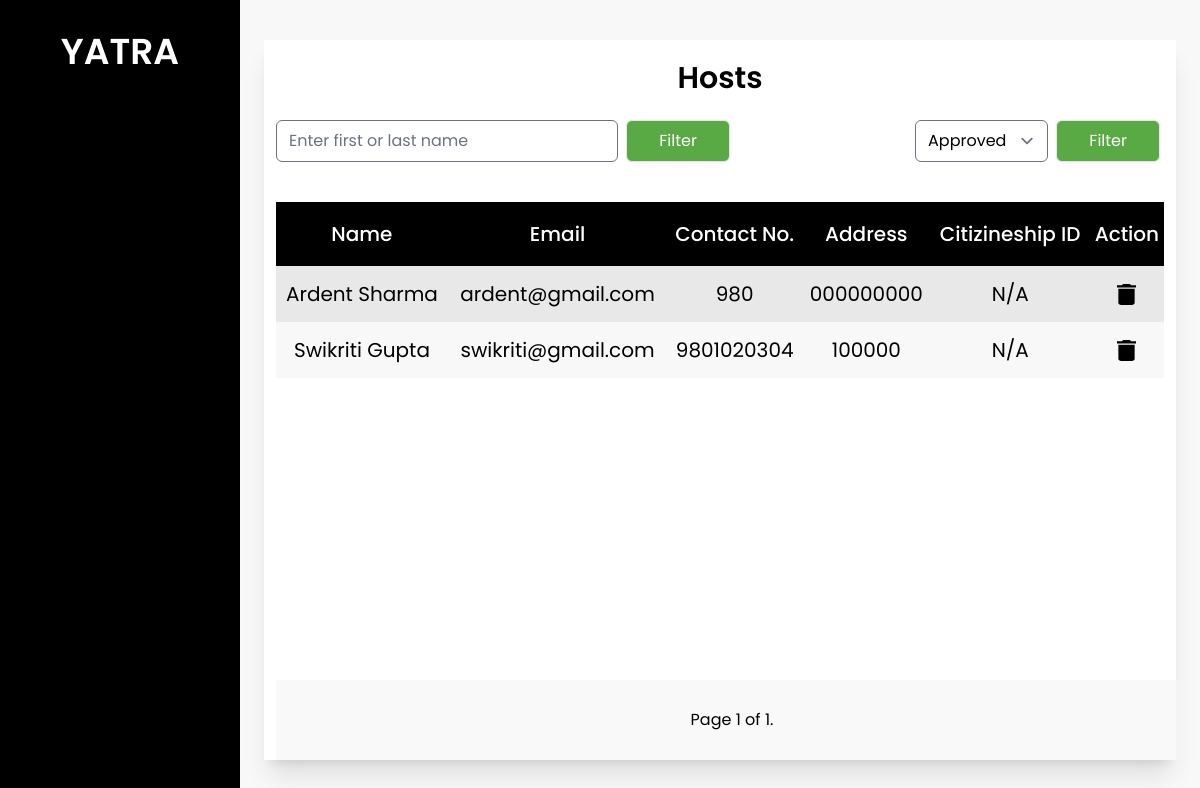
The page /hosts_admin/ on the database as committed earlier.
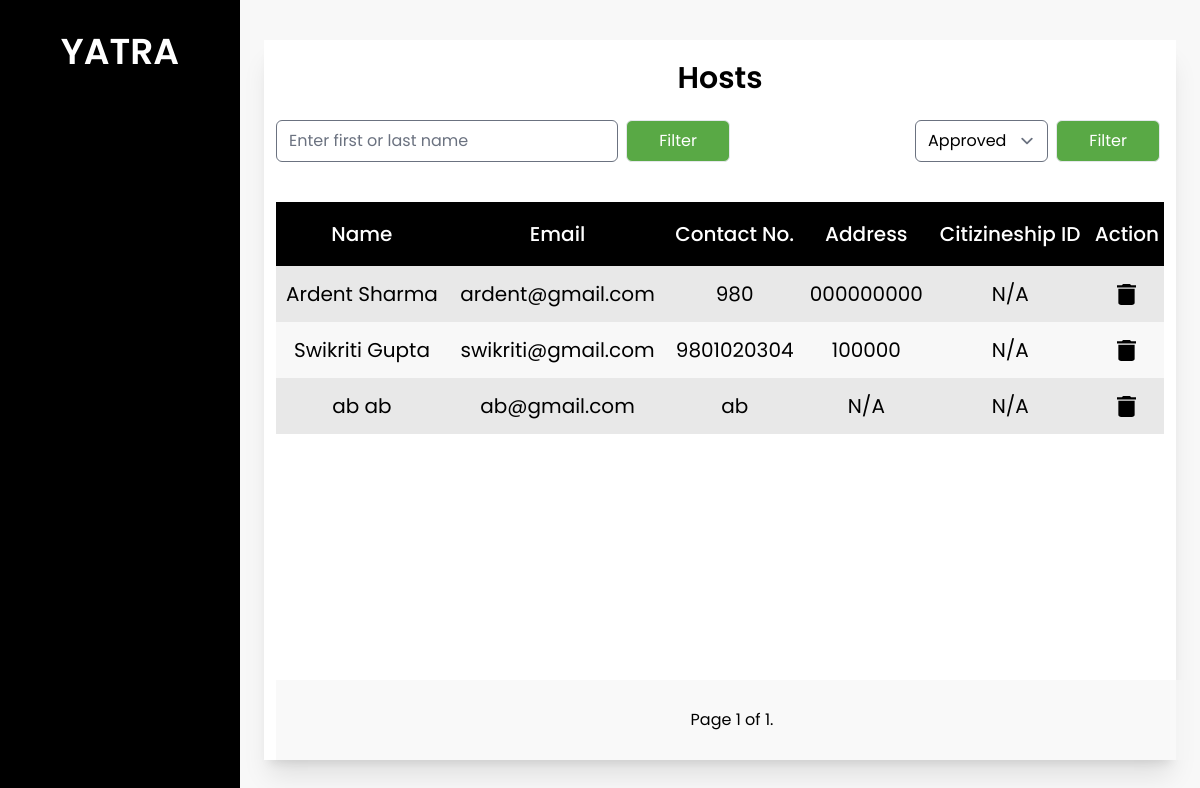
The same page on the database as committed later.
### base/models.py (models this page shows, shortened)
class Host(models.Model):
    user = models.OneToOneField(User, on_delete=models.CASCADE, related_name="host")
    first_name = models.CharField(max_length=25)
    last_name = models.CharField(max_length=25)
    email = models.EmailField()
    phone_number = models.CharField(max_length=10)
    address = models.CharField(max_length=100, null= True, blank=True)
    citizenship_id = models.CharField(max_length=20, null= True, blank=True)
    citizenship = models.ImageField(upload_to='host/profile', default='default_photo.jpg')
    pic = models.ImageField(upload_to='host/profile', default='default_profile.jpg')
    is_approved = models.CharField(max_length=10, choices=status, default="Pending")
    is_blocked = models.BooleanField(default=False)

### base/views.py (the view)
# urls.py: path('hosts_admin/', views.hosts_admin, name='hosts_admin'),
def hosts_admin(request):
    nameform = UserFilterForm(request.GET or None)
    if nameform.is_valid():
        hosts = nameform.filter_users(Host.objects.all())
    else:
        hosts = Host.objects.filter(is_approved="Approved")
    statusform = UserFilterStatusForm(request.GET or None)
    if statusform.is_valid():
        hosts = statusform.filter_users(hosts)
    else:
        hosts = hosts.filter(is_approved="Approved")
    paginator = Paginator(hosts, 6)
    page_number = request.GET.get('page')
    try:
        page_obj = paginator.get_page(page_number)
    except PageNotAnInteger:
        page_obj = paginator.get_page(1)
    except EmptyPage:
        page_obj = paginator.get_page(paginator.num_pages)
    context = {
        'data': page_obj,
        'nums': page_obj.paginator.num_pages * 'p',
        'nameform': nameform,
        'statusform':statusform
    }
    return render(request, 'host/hosts_admin.html', context)

### base/forms.py (shortened to what this page needs)
class UserFilterForm(forms.Form):
    name = forms.CharField(required=False, label='Search', widget=forms.TextInput(attrs={'placeholder': 'Enter first or last name'}))

class UserFilterStatusForm(forms.Form):
    status = forms.ChoiceField(choices=[('Approved', 'Approved'), ('Rejected', 'Rejected')])

### base/templatetags/user_group.py (called while the page is built)
@register.filter(name='has_group')
def has_group(user, group_name):
    return user.groups.filter(name=group_name).exists()

### base/templates/host/hosts_admin.html (shortened to what this page needs)
{% extends 'base/base.html' %}
{% load static %}
{% load widget_tweaks %}
{% block content%}
<div class="h-screen w-full px-6 py-10 bg-theme">
    <div class="bg-white h-full flex flex-col justify-between shadow-xl relative">
        <div class="p-3">
            <h1 class="text-center text-3xl font-semibold pt-2 pb-6">Hosts</h1>
            <div class="w-100 flex flex-row justify-between mb-6">
                <form>
                    {% render_field nameform.name class="rounded-md" %}
                    <input type="submit" class="bg-custom-green px-8 py-2 text-white rounded-md mx-1 border" value="Filter" />
                </form>
                <form>
                    {% render_field statusform.status class="rounded-md" %}
                    <input type="submit" class="bg-custom-green px-8 py-2 text-white rounded-md mx-1 border" value="Filter" />
                </form>
            </div>
            {% if data is not None %}
            <table class="w-full">
                <thead class="h-16 text-center">
                    <tr class="bg-black text-white text-xl">
                        <th class="font-medium">Name</th>
                        <th class="font-medium">Email</th>
                        <th class="font-medium">Contact No.</th>
                        <th class="font-medium">Address</th>
                        <th class="font-medium">Citizineship ID</th>
                        <th class="font-medium">Action</th>
                    </tr>
                </thead>
                <tbody class="text-center">
                    {% for user in data.object_list  %}
                    <tr class="text-xl h-14">
                        <td>{{user.first_name}} {{user.last_name}}</td>
                        <td>{{user.email}}</td>
                        <td>{% if user.phone_number %}{{user.phone_number}}{% else %}N/A{% endif %}</td>
                        <td>{% if user.citizenship_id %}{{user.citizenship_id}}{% else %}N/A{% endif %}</td>
                        <td>{% if user.license_no %}{{user.license_no}}{% else %}N/A{% endif %}</td>
                        <td>
                            <div class="flex flex-row justify-around">
                                <a href="{% url 'delete_user' user.user.id %}" onclick="return ConfirmDelete()">
                                    <img src="{% static 'images/delete.svg' %}">
                                </a>
                            </div>
                        </td>
                    </tr>
                    {% endfor %}
                </tbody>
            </table>
            {% endif %}
            <div class="flex flex-col h-20 w-full bg-pagination-gray bg-opacity-70 bottom-0 justify-center absolute px-3">
                <div class="w-full flex flex-row justify-center">
                    <div class="m-2 py-2 px-6">
                        Page {{ data.number }} of {{ data.paginator.num_pages }}.
                    </div>
                </div>
            </div>
        </div>
    </div>
</div>
{% endblock content %}

Rows that differ between the two databases and show on the page:
added Host: first_name "ab", last_name "ab", email "ab@gmail.com", phone_number "ab", shows "N/A"
